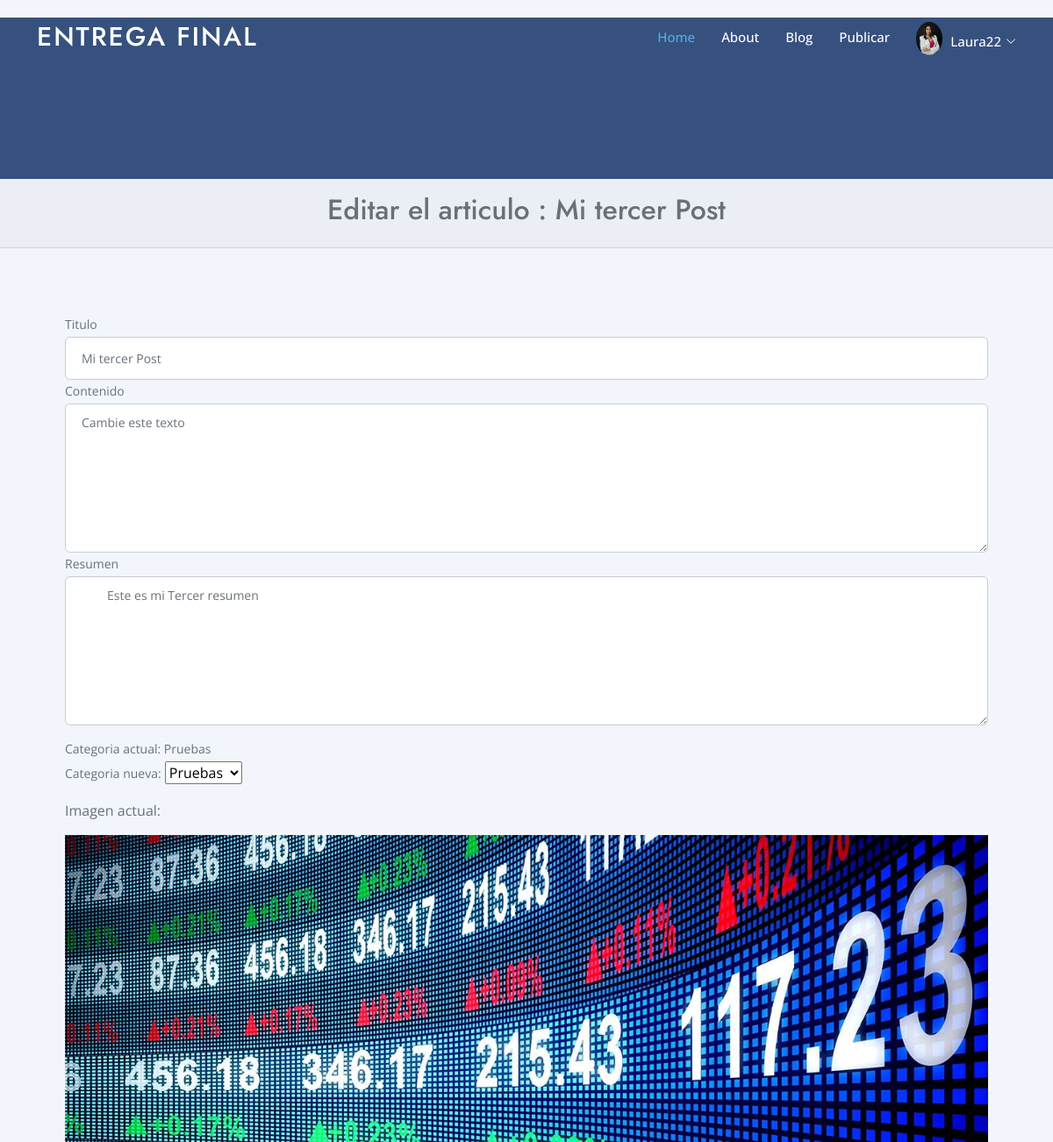
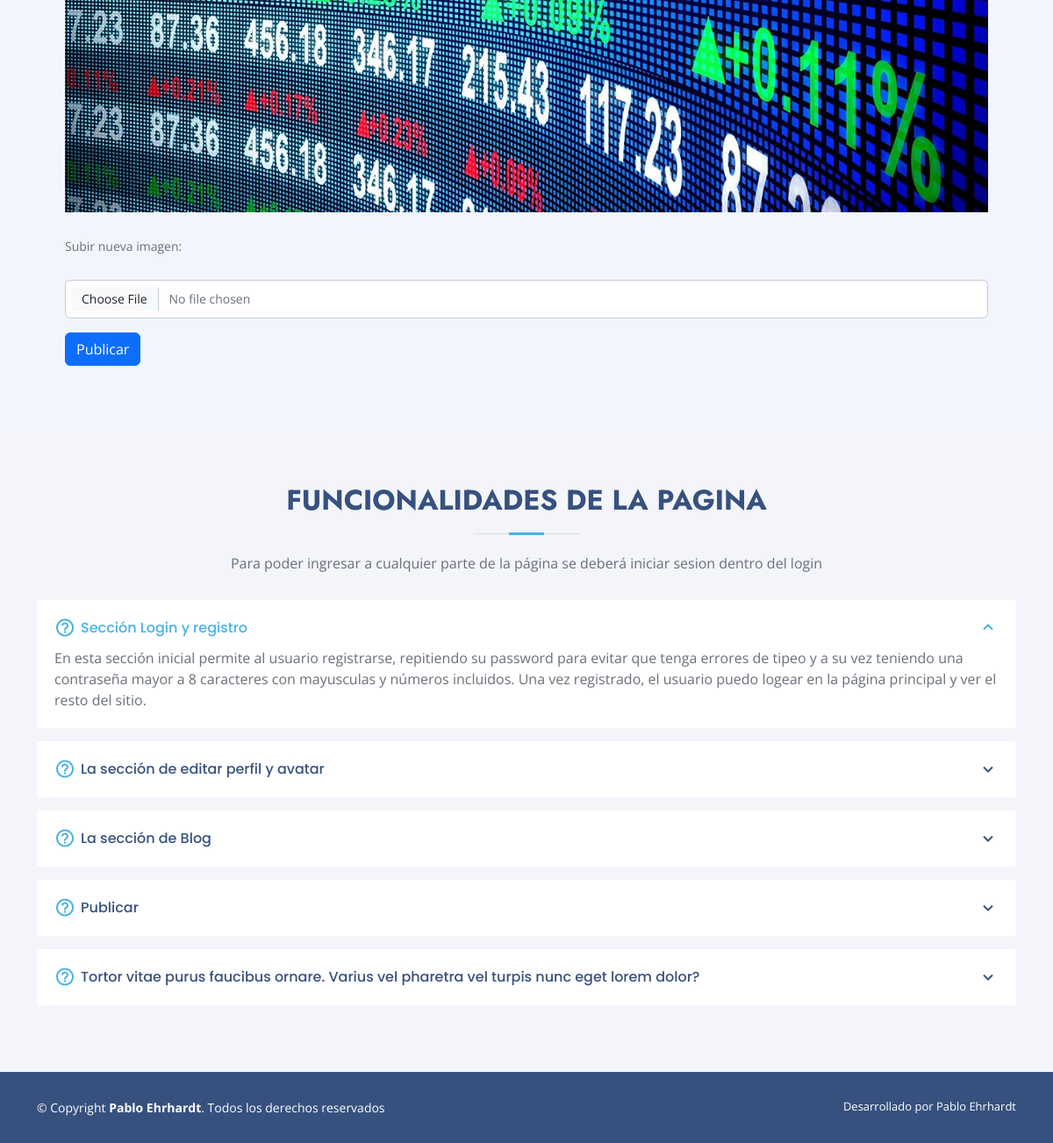
/EditarPost/3// (signed in), run on the app's committed database (2 pictures, top to bottom).
### Accounts/models.py (models this page shows, shortened)
class Avatar(models.Model):
    user = models.ForeignKey(User, on_delete=models.CASCADE)
    imagen = models.ImageField(upload_to='avatares', null=True, blank = True)

class Post (models.Model):
    titulo=models.CharField(max_length=200)
    slug=models.SlugField(unique=True)
    resumen= models.CharField (max_length=300 , default='sin resumen')
    fecha= models.DateTimeField(auto_now_add=True)
    contenido=models.TextField (max_length=10000, default='sin contenido')
    autor=models.ForeignKey(settings.AUTH_USER_MODEL, on_delete=models.PROTECT)
    categoria=models.ManyToManyField('categorias',default="Sin categoria")
    destacado= models.BooleanField(default=False)
    imagen=models.ImageField(upload_to='Blog_image', null=True , blank=True)
    now_date=models.DateTimeField(default=timezone.now)
    class meta:
        ordering= ["-fecha"] # Para que muestre los ultimos blogs creados primeros

class Categorias (models.Model):
    titulo=models.CharField(max_length=200)
    slug=models.SlugField(unique=True)
    class meta:
        verbose_name_plural= 'categorias'

### Accounts/views.py (the view, shortened to what this page needs)
class editar_post (LoginRequiredMixin,View):
    def get(self, request, post_id):
        post = Post.objects.get(id=post_id)
        lista_categorias = Categorias.objects.all()
        context = {
            'post': post,
            'lista_categorias': lista_categorias
        }
        return render(request, 'Accounts/EditarPost.html', context)

### Accounts/templates/Accounts/EditarPost.html (shortened to what this page needs)
{% extends "Accounts/Padre.html" %}
{% load static %}
{% block Main %}
<section id="hero2" class="d-flex align-items-center">
</section>
{% endblock %}
{% block bloque2 %}
<link href="{% static 'Accounts/Page/assets/css/account.css' %}" rel="stylesheet">
</head>
<body>
<div class="card-header"  style="text-align: center"> <h2>Editar el articulo : {{ post.titulo }}</h2></div>
<div class="card-body" style="width: auto!Important; height: auto!important; padding: 74px;">
  <form  enctype="multipart/form-data" method="POST">
  <div class="row gx-3 mb-3">
    <div class="col-md-12">
      <label class="small mb-1" for="inputtitulo">Titulo</label>
      <input class="form-control" id="inputtitulo" type="text" placeholder="Ingrese titulo" value="{{ post.titulo }}" name="titulo">
    </div>
    <div class="col-md-12">
      <label class="small mb-1" for="inputLastName">Contenido</label>
      <textarea id="contenido" name="contenido" class="form-control" rows="10" cols="50" value="">{{ post.contenido }}</textarea>
    </div>
    <div class="col-md-12">
      <label class="small mb-1" for="inputLastName">Resumen</label>
      <textarea id="contenido" name="resumen" class="form-control" rows="10" cols="50" value=""> {{ post.resumen }}</textarea>
    </div>
  </div>
  <div class="mb-3">
    <p class="small mb-1">Categoria actual:
      {% for categoria in post.categoria.all %}
      {{ categoria.titulo }}
      {% empty %}
        <p>No hay categorías asociadas</p>
      {% endfor %}
    </p>
    <label class="small mb-1" for="inputEmailAddress">Categoria nueva:</label>
    <select id="categoria" name="categoria">
      {% for Categorias in lista_categorias %}
                <option value="{{ Categorias.id }}">{{ Categorias.titulo }}</option>
      {% endfor %}
    </select>
  </div>
    <div class="mb-3">
      <p>Imagen actual:</p>
        {% if post.imagen %}
      <img src="{{ post.imagen.url }}" class="imagencarrusel" alt="imagen"  style="object-fit: contain; overflow: hidden;">
      {% else %}
       <p> Este articulo no tiene imagen</p>
    {% endif %}
      <label class="small mb-1" for="inpuimage" style="margin-top: 2em; margin-bottom: 2em !important;"> Subir nueva imagen: </label>
      <input class="form-control" type="file"  id="imagen" name="imagen" value="">
    </div>
  <button class="btn btn-primary" type="submit" value="save">Publicar</button>
</form>
</div>
{% endblock %}

### Accounts/templates/Accounts/Padre.html (shortened to what this page needs)
<!DOCTYPE html>
<html lang="en">
<head>
  {% load static %}
  <link href="{% static 'Accounts/Page/assets/vendor/aos/aos.css' %}" rel="stylesheet">
  <link href="{% static 'Accounts/Page/assets/vendor/bootstrap/css/bootstrap.min.css' %}" rel="stylesheet">
  <link href="{% static 'Accounts/Page/assets/vendor/bootstrap-icons/bootstrap-icons.css' %}" rel="stylesheet">
  <link href="{% static 'Accounts/Page/assets/vendor/boxicons/css/boxicons.min.css' %}" rel="stylesheet">
  <link href="{% static 'Accounts/Page/assets/vendor/glightbox/css/glightbox.min.css' %}" rel="stylesheet">
  <link href="{% static 'Accounts/Page/assets/vendor/remixicon/remixicon.css' %}" rel="stylesheet">
  <link href="{% static 'Accounts/Page/assets/vendor/swiper/swiper-bundle.min.css' %}" rel="stylesheet">
  <link rel="stylesheet" type="text/css" href="{% static 'Accounts/fonts/font-awesome-4.7.0/css/font-awesome.min.css' %}">
  <link href="{% static 'Accounts/Page/assets/css/style.css' %}" rel="stylesheet">
</head>
<body>
  <header id="header" class="fixed-top ">
    <div class="container d-flex align-items-center">
      <h1 class="logo me-auto"><a href="index.html">Entrega Final </a></h1>
      <nav id="navbar" class="navbar">
        <ul>
          <li><a class="nav-link scrollto active" href="{% url 'index' %}">Home</a></li>
          <li><a class="nav-link scrollto" href="{% url 'about' %}">About</a></li>
          <li><a class="nav-link scrollto" href="{% url 'Blogs' %}">Blog</a></li>
          <li><a class="nav-link scrollto" href="{% url 'publicar' %}">Publicar</a></li>
          <li class="avatar2">
            {% if request.user.avatar_set.exists %}
            {% if request.user.avatar_set.first.imagen %}
                <img src="{{ request.user.avatar_set.first.imagen.url }}" class="rounded-circle" width="30px" alt="Avatar de {{ request.user.username }}">
            {% else %}
            <img src="{% static 'Accounts/nonavatar.png' %}" alt="user" class="rounded-circle" width="31">
            {% endif %}
        {% else %}
            <img src="{% static 'Accounts/nonavatar.png' %}" alt="user" class="rounded-circle" width="31">
        {% endif %}</li>
          <li class="dropdown scrollto"><a href="#" class="perfil"><span>{{request.user.username}} </span> <i class="bi bi-chevron-down"></i></a>
          </li>
        </ul>
      </nav>
    </div>
  </header>
  {% block Main %}
 {% endblock %}
  <main id="main">
  {% block bloque2 %}
  {% endblock %}
    <section id="faq" class="faq section-bg">
      <div class="container" data-aos="fade-up">
        <div class="section-title">
          <h2>Funcionalidades de la Pagina</h2>
          <p> Para poder ingresar a cualquier parte de la página se deberá iniciar sesion dentro del login</p>
        </div>
        <div class="faq-list">
          <ul>
            <li data-aos="fade-up" data-aos-delay="100">
              <i class="bx bx-help-circle icon-help"></i> <a data-bs-toggle="collapse" class="collapse" data-bs-target="#faq-list-1"> Sección Login y registro <i class="bx bx-chevron-up icon-close"></i></a>
              <div id="faq-list-1" class="collapse show" data-bs-parent=".faq-list">
                <p>
                 En esta sección inicial permite al usuario registrarse, repitiendo su password para evitar que tenga errores de tipeo y a su vez teniendo una contraseña mayor a 8 caracteres
                 con mayusculas y números incluidos. Una vez registrado, el usuario puedo logear en la página principal y ver el resto del sitio.
                </p>
              </div>
            </li>
            <li data-aos="fade-up" data-aos-delay="200">
              <i class="bx bx-help-circle icon-help"></i> <a data-bs-toggle="collapse" data-bs-target="#faq-list-2" class="collapsed">La sección de editar perfil y avatar<i class="bx bx-chevron-down icon-show"></i></a>
            </li>
            <li data-aos="fade-up" data-aos-delay="300">
              <i class="bx bx-help-circle icon-help"></i> <a data-bs-toggle="collapse" data-bs-target="#faq-list-3" class="collapsed">La sección de Blog<i class="bx bx-chevron-down icon-show"></i></a>
            </li>
            <li data-aos="fade-up" data-aos-delay="400">
              <i class="bx bx-help-circle icon-help"></i> <a data-bs-toggle="collapse" data-bs-target="#faq-list-4" class="collapsed">Publicar <i class="bx bx-chevron-down icon-show"></i></a>
            </li>
            <li data-aos="fade-up" data-aos-delay="500">
              <i class="bx bx-help-circle icon-help"></i> <a data-bs-toggle="collapse" data-bs-target="#faq-list-5" class="collapsed">Tortor vitae purus faucibus ornare. Varius vel pharetra vel turpis nunc eget lorem dolor? <i class="bx bx-chevron-down icon-show"></i></a>
            </li>
          </ul>
        </div>
      </div>
    </section>
  </main>
  <footer id="footer">
    <div class="container footer-bottom clearfix">
      <div class="copyright">
        &copy; Copyright <strong><span>Pablo Ehrhardt</span></strong>. Todos los derechos reservados
      </div>
      <div class="credits">
        Desarrollado por Pablo Ehrhardt
      </div>
    </div>
  </footer>
</body>
</html>

### Accounts/static/Accounts/Page/assets/css/style.css (style rules this page uses)
body { font-family: "Open Sans", sans-serif; color: #444444; }
a { color: #47b2e4; text-decoration: none; }
.avatar2 { padding:10px 9px 6px 30px; }
.perfil { padding:10px 0px 0px 0px !important ; }
h1, h2, h3, h4, h5, h6 { font-family: "Jost", sans-serif; }
.imagencarrusel { object-fit: cover; width: 100%; height: 95%; display: block; margin-left: auto; margin-right: auto; }
#header { transition: all 0.5s; z-index: 997; padding: 15px 0; }
#header .logo { font-size: 30px; margin: 0; padding: 0; line-height: 1; font-weight: 500; letter-spacing: 2px; text-transform: uppercase; }
#header .logo a { color: #fff; }
.navbar { padding: 0; }
.navbar ul { margin: 0; padding: 0; display: flex; list-style: none; align-items: center; }
.navbar li { position: relative; }
.navbar a, .navbar a:focus { display: flex; align-items: center; justify-content: space-between; padding: 10px 0 10px 30px; font-size: 15px; font-weight: 500; color: #fff; white-space: nowrap; transition: 0.3s; }
.navbar a i, .navbar a:focus i { font-size: 12px; line-height: 0; margin-left: 5px; }
.navbar a:hover, .navbar .active, .navbar .active:focus, .navbar li:hover>a { color: #47b2e4; }
#hero2 { width: 100%; height: 23vh; background: #37517e; }
section { padding: 60px 0; overflow: hidden; }
.section-bg { background-color: #f3f5fa; }
.section-title { text-align: center; padding-bottom: 30px; }
.section-title h2 { font-size: 32px; font-weight: bold; text-transform: uppercase; margin-bottom: 20px; padding-bottom: 20px; position: relative; color: #37517e; }
.section-title h2::before { content: ""; position: absolute; display: block; width: 120px; height: 1px; background: #ddd; bottom: 1px; left: calc(50% - 60px); }
.section-title h2::after { content: ""; position: absolute; display: block; width: 40px; height: 3px; background: #47b2e4; bottom: 0; left: calc(50% - 20px); }
.section-title p { margin-bottom: 0; }
.faq .faq-list { padding: 0 100px; }
.faq .faq-list ul { padding: 0; list-style: none; }
.faq .faq-list li+li { margin-top: 15px; }
.faq .faq-list li { padding: 20px; background: #fff; border-radius: 4px; position: relative; }
.faq .faq-list a { display: block; position: relative; font-family: "Poppins", sans-serif; font-size: 16px; line-height: 24px; font-weight: 500; padding: 0 30px; outline: none; cursor: pointer; }
.faq .faq-list .icon-help { font-size: 24px; position: absolute; right: 0; left: 20px; color: #47b2e4; }
.faq .faq-list .icon-show, .faq .faq-list .icon-close { font-size: 24px; position: absolute; right: 0; top: 0; }
.faq .faq-list p { margin-bottom: 0; padding: 10px 0 0 0; }
.faq .faq-list .icon-show { display: none; }
.faq .faq-list a.collapsed { color: #37517e; transition: 0.3s; }
.faq .faq-list a.collapsed .icon-show { display: inline-block; }
@media (max-width: 1200px) { .faq .faq-list { padding: 0; } }
#footer { font-size: 14px; background: #37517e; }
#footer .footer-bottom { padding-top: 30px; padding-bottom: 30px; color: #fff; }
#footer .copyright { float: left; }
#footer .credits { float: right; font-size: 13px; }

### Accounts/static/Accounts/Page/assets/css/account.css (style rules this page uses)
body { margin-top:20px; background-color:#f2f6fc; color:#69707a; }
.rounded-circle { border-radius: 50% !important; }
.card-header { padding: 1rem 1.35rem; margin-bottom: 0; background-color: rgba(33, 40, 50, 0.03); border-bottom: 1px solid rgba(33, 40, 50, 0.125); }
.form-control, .dataTable-input { display: block; width: 100%; padding: 0.875rem 1.125rem; font-size: 0.875rem; font-weight: 400; line-height: 1; color: #69707a; background-color: #fff; background-clip: padding-box; border: 1px solid #c5ccd6; -webkit-appearance: none; -moz-appearance: none; appearance: none; border-radius: 0.35rem; transition: border-color 0.15s ease-in-out, box-shadow 0.15s ease-in-out; }

### data on the page
Post: titulo "Mi tercer Post", contenido "Cambie este texto", resumen "Este es mi Tercer resumen", imagen (picture)
Categorias: titulo "Pruebas"

### other printed values
{{ request.user.username }} "Laura22"
form field categoria "Pruebas"
